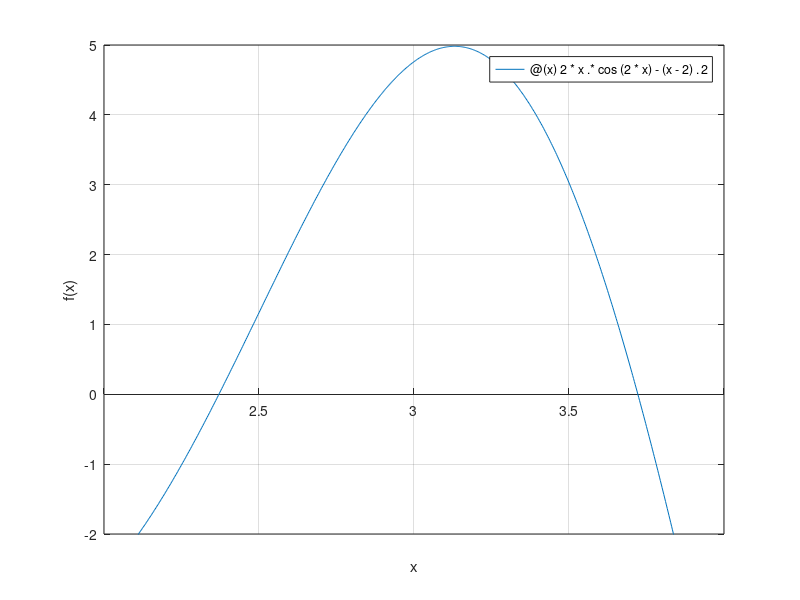

Write the MATLAB code that produced this figure. (Note: this script raises an error after producing the figure.)
clear; clc; close all;
f = @(x) 2*x.*cos(2*x) - (x-2).^2;
fplot(f);
set(gca,'XAxisLocation','origin')

xlim([2 4])
ylim([-2 5])
xlabel('x')
ylabel('f(x)')
grid on

c = bisection(f,[2,3],1e-6);
hold on
plot(c,f(c),'r*')
fprintf('Root1: %.4f\n',c)

c = bisection(f,[3,4],1e-6);
plot(c,f(c),'r*')
fprintf('Root2: %.4f\n',c)